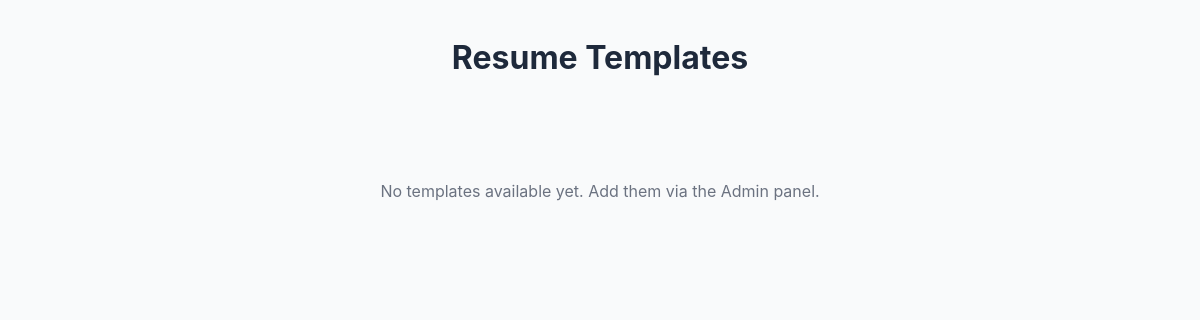
Before: /templates/ with the older database file.
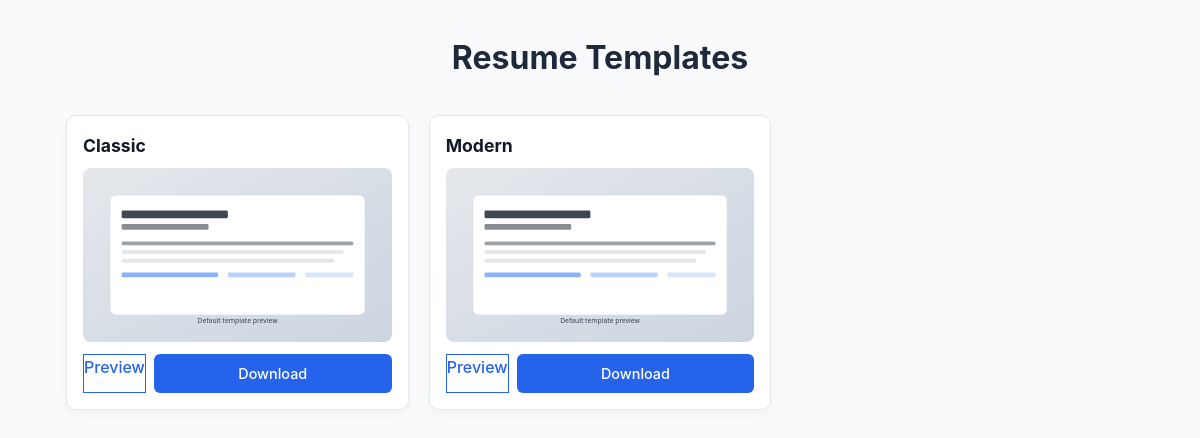
After: the same page with the newer database file.
### cv/models.py (models this page shows, shortened)
class ResumeTemplate(models.Model):
    name = models.CharField(max_length=100, unique=True)
    slug = models.SlugField(max_length=100, unique=True)
    template_path = models.CharField(max_length=255, help_text="e.g., cv/resume_modern.html")
    preview_image = models.ImageField(upload_to='template_previews/', blank=True, null=True)

### cv/views.py (the view)
# urls.py: path('templates/', views.templates_gallery_view, name='templates_gallery'),
def templates_gallery_view(request):
    templates = ResumeTemplate.objects.all()
    ctx = get_resume_context()
    ctx.update({'templates': templates})
    return render(request, 'cv/templates_gallery.html', ctx)

### cv/views.py (called while the page is built)
def get_resume_context():
    profile = SiteProfile.objects.first()
    return {
        'profile': profile,
        'education': Education.objects.all(),
        'experience': Experience.objects.prefetch_related('bullets').all(),
        'projects': Project.objects.all(),
        'skills': SkillCategory.objects.prefetch_related('skills').all(),
        'attributes': PersonalAttribute.objects.all(),
        'languages': Language.objects.all(),
        'current_year': timezone.now().year,
    }

### cv/templates/cv/templates_gallery.html (shortened to what this page needs)
{% load static %}
<!DOCTYPE html>
<html lang="en">
<head>
  <link rel="stylesheet" href="{% static 'css/styles.css' %}">
</head>
<body>
  <main class="container">
    <h1>Resume Templates</h1>
    {% if templates %}
      <div class="grid">
        {% for t in templates %}
          <div class="card">
            <h3>{{ t.name }}</h3>
            {% if t.preview_image %}
              <img src="{{ t.preview_image.url }}" alt="{{ t.name }} preview">
            {% else %}
              <img src="{% static 'images/default-template-preview.svg' %}" alt="Default template preview">
            {% endif %}
            <div class="btn-group">
              <a href="{% url 'resume_by_slug' slug=t.slug %}" class="btn-outline">Preview</a>
              <a href="{% url 'download_resume' slug=t.slug %}" class="btn">Download</a>
            </div>
          </div>
        {% endfor %}
      </div>
    {% else %}
      <div class="empty-state">
        <p>No templates available yet. Add them via the Admin panel.</p>
      </div>
    {% endif %}
  </main>
</body>
</html>

Changed rows visible on the page:
added ResumeTemplate: name "Classic"
added ResumeTemplate: name "Modern"
Other visible differences:
text no longer shown: "No templates available yet. Add them via the Admin panel."
